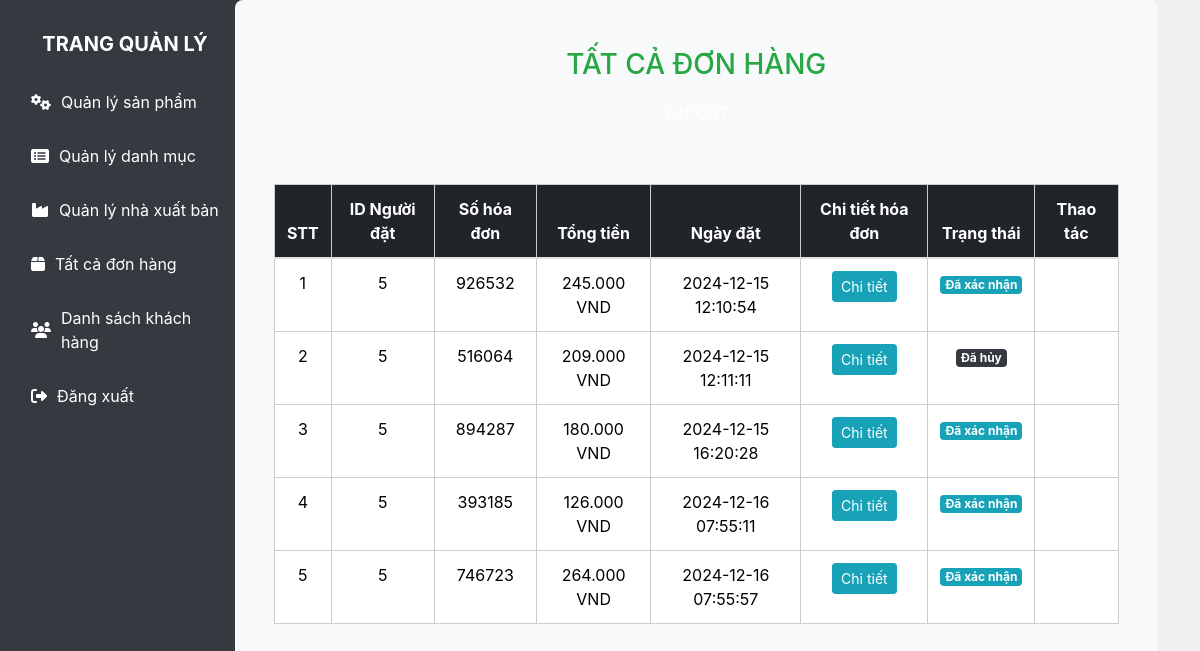
/admin/index.php?list_orders (signed in), run on the app's committed database.
### tables this page shows
CREATE TABLE `user_orders` (
  `order_id` int(11) NOT NULL,
  `user_id` int(11) NOT NULL,
  `total_price` int(11) NOT NULL,
  `invoice_number` int(11) NOT NULL,
  `order_date` timestamp NOT NULL DEFAULT current_timestamp(),
  `order_status` varchar(255) NOT NULL
);

### admin/views/view_orders.php (the view, shortened to what this page needs)
<div class="container mt-4">
    <h3 class="text-center text-success">TẤT CẢ ĐƠN HÀNG</h3>
    <div class="col-12 d-flex justify-content-center btn-custom">
        <a href="./export/order-list.php" class="btn nav-link text-light">EXPORT</a>
    </div>
    <table class="table mt-5">
        <thead class="table-dark">
            <tr id="id">
                <th>STT</th>
                <th>ID Người đặt</th>
                <th>Số hóa đơn</th>
                <th>Tổng tiền</th>
                <th>Ngày đặt</th>
                <th>Chi tiết hóa đơn</th>
                <th>Trạng thái</th>
                <th>Thao tác</th>
            </tr>
        </thead>
        <tbody>
            <?php
            include('../database/connectdb.php');
            $get_orders_query = "SELECT * FROM `user_orders`";
            $stmt = $con->prepare($get_orders_query);
            $stmt->execute();
            $orders = $stmt->fetchAll(PDO::FETCH_ASSOC);
            $row_count = count($orders);
            if ($row_count == 0) {
                echo "<h2 class='text-danger text-center mt-5'>KHÔNG CÓ ĐƠN HÀNG NÀO!</h2>";
            } else {
                $number = 0;
                foreach ($orders as $row_data) {
                    $order_id = $row_data['order_id'];
                    $user_id = $row_data['user_id'];
                    $amount_due = number_format($row_data['total_price'], 0, ',', '.');
                    $invoice_number = $row_data['invoice_number'];
                    $order_date = $row_data['order_date'];
                    $order_status = $row_data['order_status'];
                    $number++;
                    $status_label = '';
                    $button_status='';
                    if ($order_status == 'pending') {
                        $status_label = "<span class='badge badge-warning'>Chờ xử lý</span>";
                        $button_status="<a href='index.php?confirm_order=$order_id' class='btn btn-success btn-sm'>Xác nhận</a>
                        <a href='index.php?cancel_order=$order_id' class='btn btn-danger btn-sm'>Hủy</a>";
                    } elseif ($order_status == 'confirmed') {
                        $status_label = "<span class='badge badge-info'>Đã xác nhận</span>";
                    } elseif ($order_status == 'cancelled') {
                        $status_label = "<span class='badge badge-dark'>Đã hủy</span>";
                    }
                    echo "<tr id='order-$order_id'>
                            <td>$number</td>
                            <td>$user_id</td>
                            <td>$invoice_number</td>
                            <td>$amount_due VND</td>
                            <td>$order_date</td>
                            <td><button class='btn btn-info btn-sm' onclick='showOrderDetails($order_id)'>Chi tiết</button></td>
                            <td>$status_label</td>
                            <td>$button_status</td>
                          </tr>";
                }
            }
            ?>
        </tbody>
    </table>
</div>

### admin/style.css (style rules this page uses)
* { margin: 0; padding: 0; box-sizing: border-box; }
.nav-link { display: flex; align-items: center; color: #fff; font-size: 16px; padding: 10px 15px; border-radius: 5px; transition: all 0.3s; }
.text-light { color: white !important; }

### admin/views/view_orders.php (style rules this page uses)
.table th, .table td { border: 1px solid #ccc; text-align: center; }

### data on the page
user_orders: user "5", invoice_number "926532", total_price "245.000", order_date "2024-12-15 12:10:54", order_status "Đã xác nhận"
user_orders: user "5", invoice_number "516064", total_price "209.000", order_date "2024-12-15 12:11:11", order_status "Đã hủy"
user_orders: user "5", invoice_number "894287", total_price "180.000", order_date "2024-12-15 16:20:28", order_status "Đã xác nhận"
user_orders: user "5", invoice_number "393185", total_price "126.000", order_date "2024-12-16 07:55:11", order_status "Đã xác nhận"
user_orders: user "5", invoice_number "746723", total_price "264.000", order_date "2024-12-16 07:55:57", order_status "Đã xác nhận"
